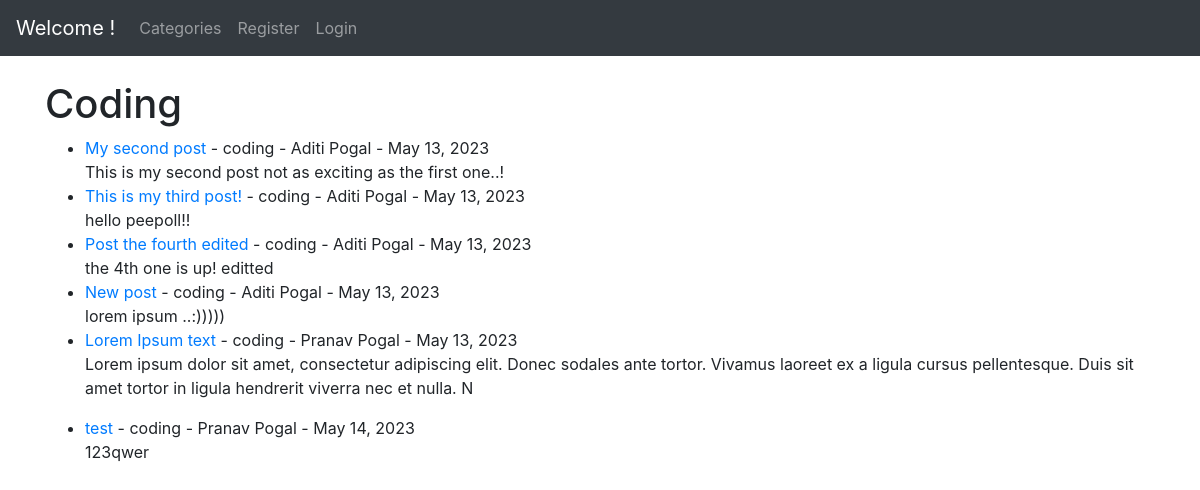
The app's page /category/coding/, older data.
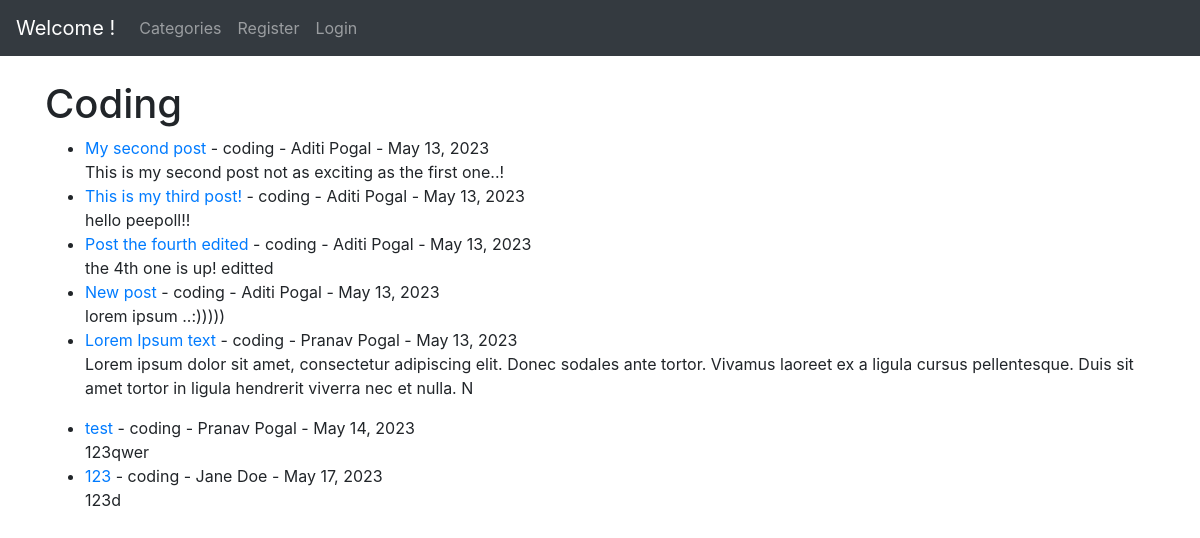
The same page, newer data.
### theblog/models.py (models this page shows, shortened)
class Post(models.Model):
    title=models.CharField(max_length=255)
    header_image=models.ImageField(null=True,blank=True,upload_to="images/")
    title_tag=models.CharField(max_length=255)
    author=models.ForeignKey(User,on_delete=models.CASCADE)
    body=RichTextField(blank=True,null=True)
    post_date=models.DateField(auto_now_add=True)
    category=models.CharField(max_length=255,default='coding')
    snippet=models.CharField(max_length=255)
    likes=models.ManyToManyField(User,related_name='blog_posts')

### theblog/views.py (the view)
# urls.py: path('category/<str:cats>/',CategoryView,name="category"),
def CategoryView(request, cats):
    category_posts=Post.objects.filter(category=cats.replace('-',' '))
    return render(request,'categories.html',{'cats':cats.title().replace('-',' '),'category_posts':category_posts})

### theblog/templates/categories.html (shortened to what this page needs)
{% extends 'base.html' %}
{% block content %}
{% if category_posts %}
<h1>{{ cats }}</h1>
<ul>
{% for post in category_posts %}
<li><a href="{% url 'article-detail' post.pk %}">{{ post.title }}</a> - {{ post.category }} - {{ post.author.first_name }}
    {{ post.author.last_name }} -
    {{ post.post_date }}
    <br>
    {{ post.body|slice:":200"|safe }} </li>
{% endfor %}
</ul>
{% else %}
<h2>Sorry, this page does not exist...</h2>
{% endif %}
{% endblock %}

Row changes from the older to the newer data that the page shows:
added Post: title "123", category "coding", author.first_name "Jane", author.last_name "Doe", post_date "May 17, 2023", body "123d"
